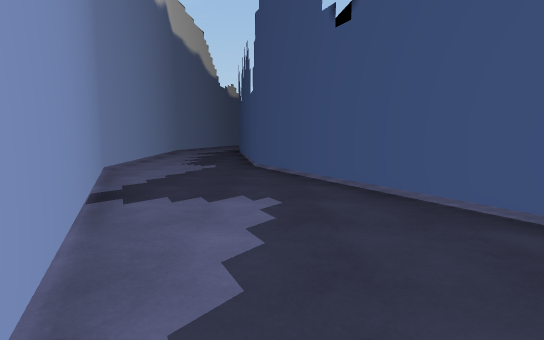
view 1 (above)

17 first-person views from a walk through a Unity game level. The camera is 1.3 m above the floor, tilts 6° down and sees 85° across. The floor is counted in squares, 2 m on a side. Each view is taken from the middle of a square. On the plan, view 1 faces up. The plan holds only what a view shows up to about 9 squares ahead; the rest is blank. The place goes on beyond the plan.

view 2
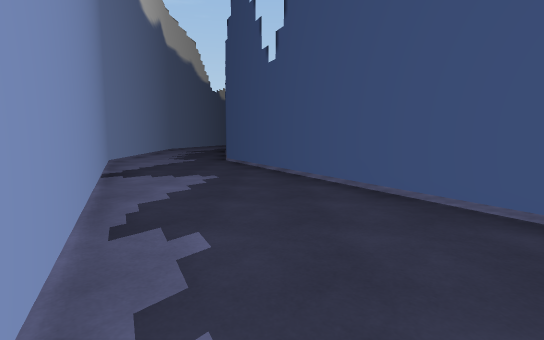

view 3
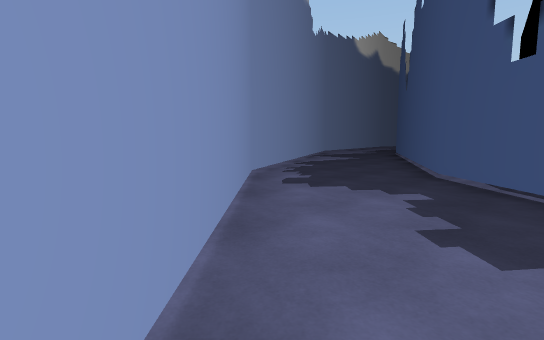

view 4
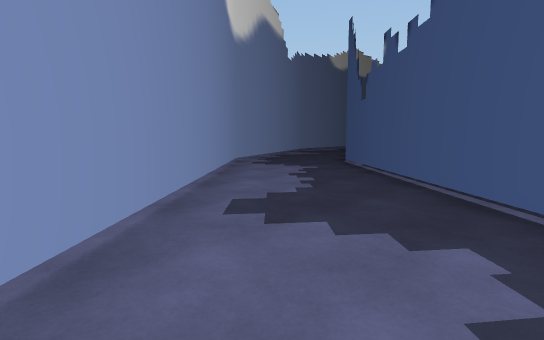

view 5
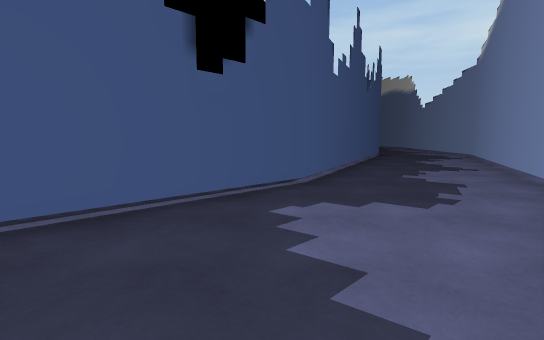

view 6
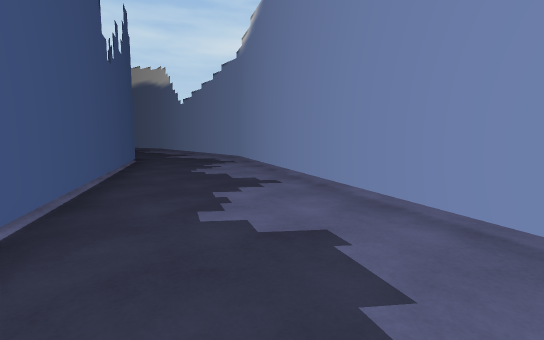

view 7
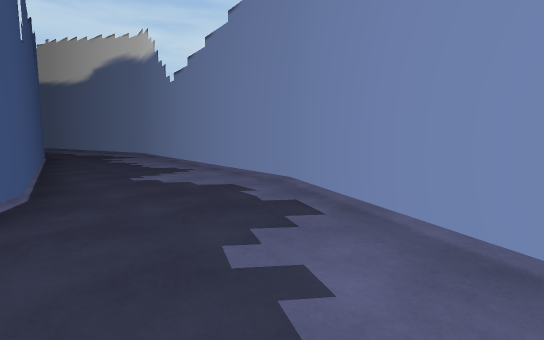

view 8
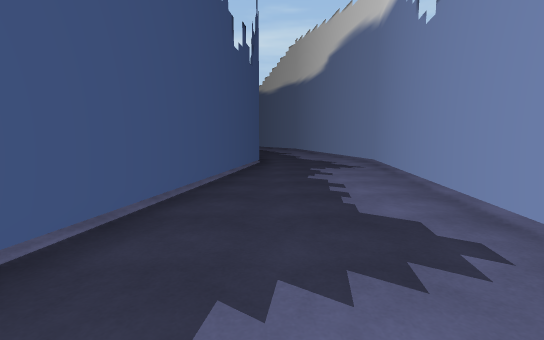

view 9
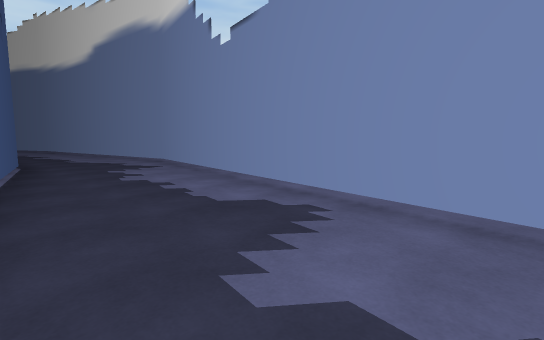

view 10
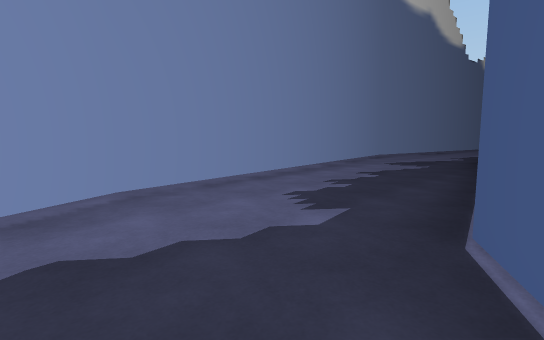

view 11
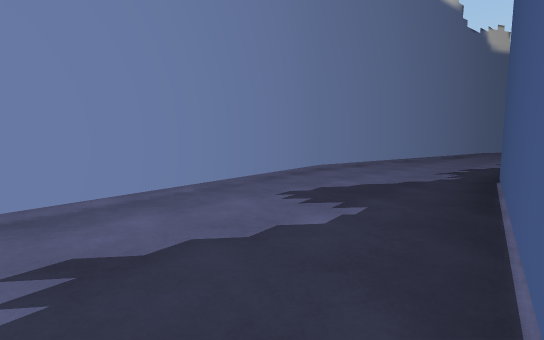

view 12
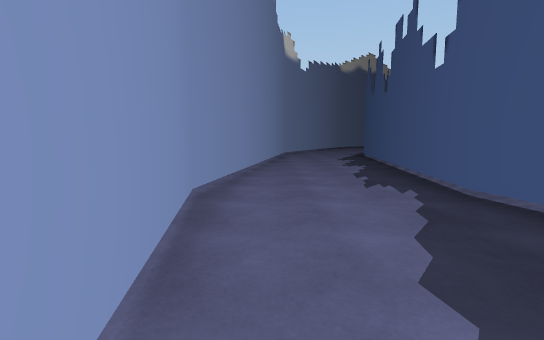

view 13
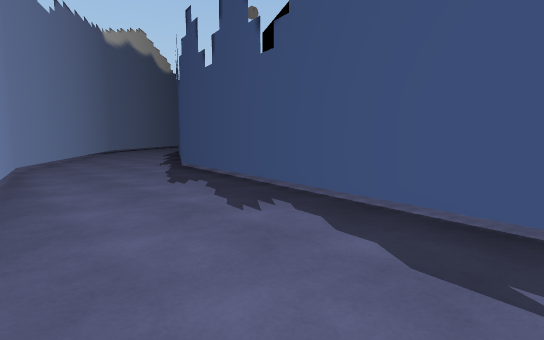

view 14
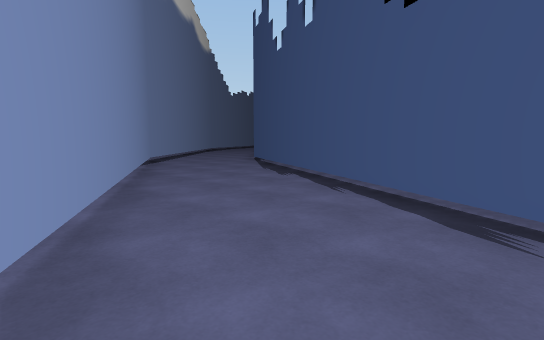

view 15
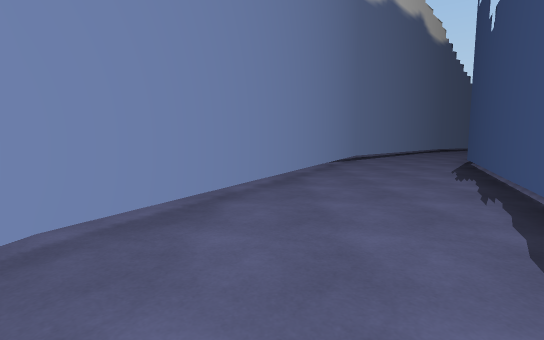

view 16
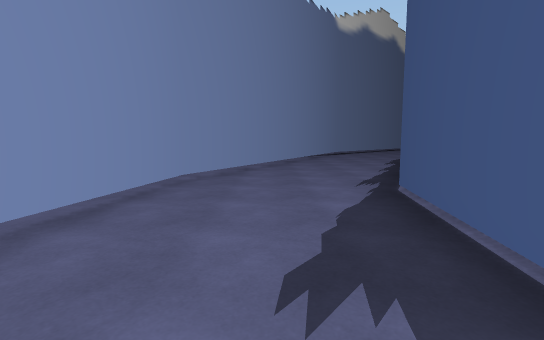

view 17
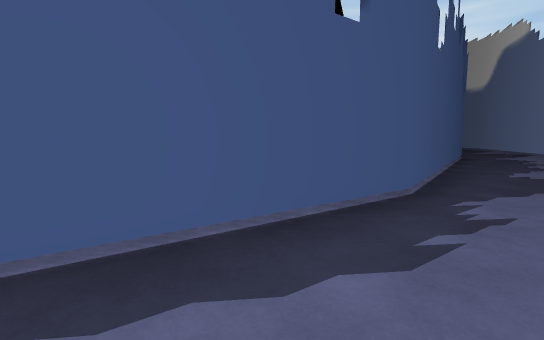

### Floor plan
Points are (right, up) in squares from view 1. A wall is a line through its corners. A room is listed if a view was taken in it or the views show most of it. See-through windows are left out.
Room 1 (views 1, 2, 3, 4, 5, 6, 7, 8, 9, 10, 11, 12, 13, 14, 15, 16, 17)
walls: (8, -9.3) (16, -13.4) (25.4, -14.9) (26.1, -14.8); (25.5, -11.7) (17, -10.3) (9.5, -6.5) (3.5, -0.5) (-0.4, 7.1) (-1.7, 15.4) (-0.4, 23.8) (3.5, 31.4); (0.5, 32.5) (-3.4, 24.8) (-4.9, 15.4) (-3.4, 6.1) (0.9, -2.4) (6.4, -8)

Where each view was taken, in squares from view 1:
view 1: 0 up, 0 right, facing up
view 2: 2 down, 1 right, facing up
view 3: 6 down, 5 right, facing up-left
view 4: 8 down, 8 right, facing up-left
view 5: 6 down, 5 right, facing right
view 6: 7 down, 8 right, facing down-right
view 7: 10 down, 13 right, facing down-right
view 8: 12 down, 17 right, facing right
view 9: 11 down, 17 right, facing down-right
view 10: 5 up, 0 right, facing up-left
view 11: 10 up, 1 left, facing up-left
view 12: 12 up, 4 left, facing up
view 13: 17 up, 4 left, facing up-right
view 14: 24 up, 3 left, facing up-right
view 15: 23 up, 2 left, facing up
view 16: 20 up, 2 left, facing up
view 17: 19 up, 3 left, facing down-right
